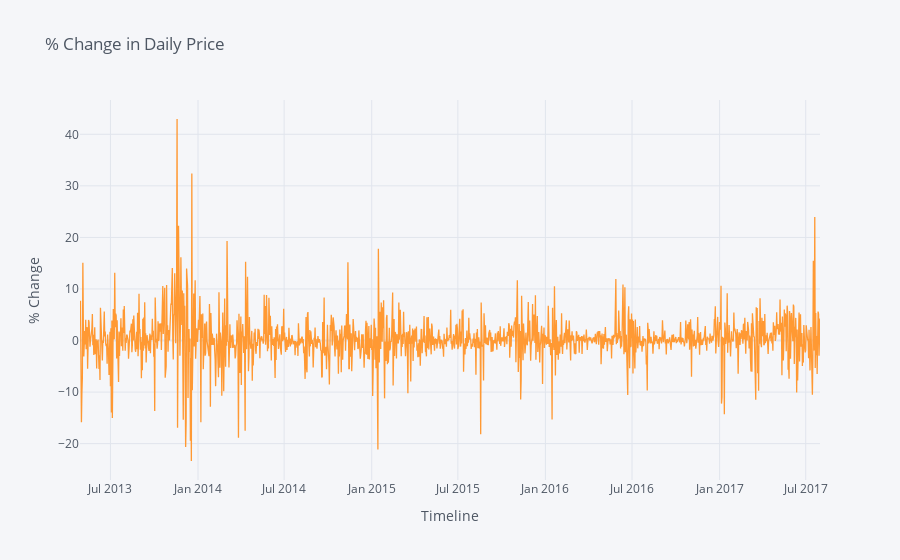

Notebook cell for this chart:
### Code cell
data['Close_price_%_change'].iplot(title = '% Change in Daily Price',
    xTitle = 'Timeline',
    yTitle = '% Change',)

### Figure 1 — Plotly figure (JSON) as saved in the notebook; plotly's stock layout.template omitted (floating-point values rounded to 4 significant figures; data arrays with more than 128 entries replaced by an {"elided": "..."} marker saying what was removed)
{"data": [{"line": {"color": "rgba(255, 153, 51, 1.0)", "dash": "solid", "shape": "linear", "width": 1.3}, "mode": "lines", "name": "Close_price_%_change", "text": "", "type": "scatter", "x": {"elided": "1556 str values"}, "y": {"elided": "1556 mixed values"}}], "layout": {"legend": {"bgcolor": "#F5F6F9", "font": {"color": "#4D5663"}}, "paper_bgcolor": "#F5F6F9", "plot_bgcolor": "#F5F6F9", "title": {"font": {"color": "#4D5663"}, "text": "% Change in Daily Price"}, "xaxis": {"gridcolor": "#E1E5ED", "showgrid": true, "tickfont": {"color": "#4D5663"}, "title": {"font": {"color": "#4D5663"}, "text": "Timeline"}, "zerolinecolor": "#E1E5ED"}, "yaxis": {"gridcolor": "#E1E5ED", "showgrid": true, "tickfont": {"color": "#4D5663"}, "title": {"font": {"color": "#4D5663"}, "text": "% Change"}, "zerolinecolor": "#E1E5ED"}}}
